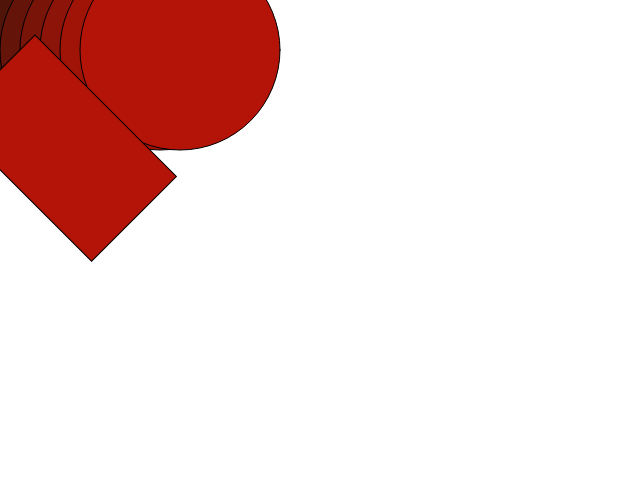
Frame 1 (no input)
Frame 60 (no input): identical to frame 1, image omitted
Frame 120 (the mouse pressed at the canvas centre since frame 60): identical to frame 1, image omitted

The p5.js sketch that drew this single still picture (run headless with seeded random() and noise() and a simulated clock; from frame 60 on, the mouse is pressed at the canvas centre):

// p5.js sketch
// ── sketch.js
var myColor;

function setup() {
	createCanvas(640, 480);
}

function draw() {
	//myColor = 255;

	// if (mouseX > 300) {
	// 	myColor = 200;
	// }
	
	background(255);

	for (i = 0; i < 10; i++) {
		fill(i*20, 20, 8);
		ellipse(i*20, 50, 200, 200);
	}


	translate(35, 35);
	rotate(PI/4.0);
	rect(0, 0, 200, 120);

	//console.log(myColor);

}
